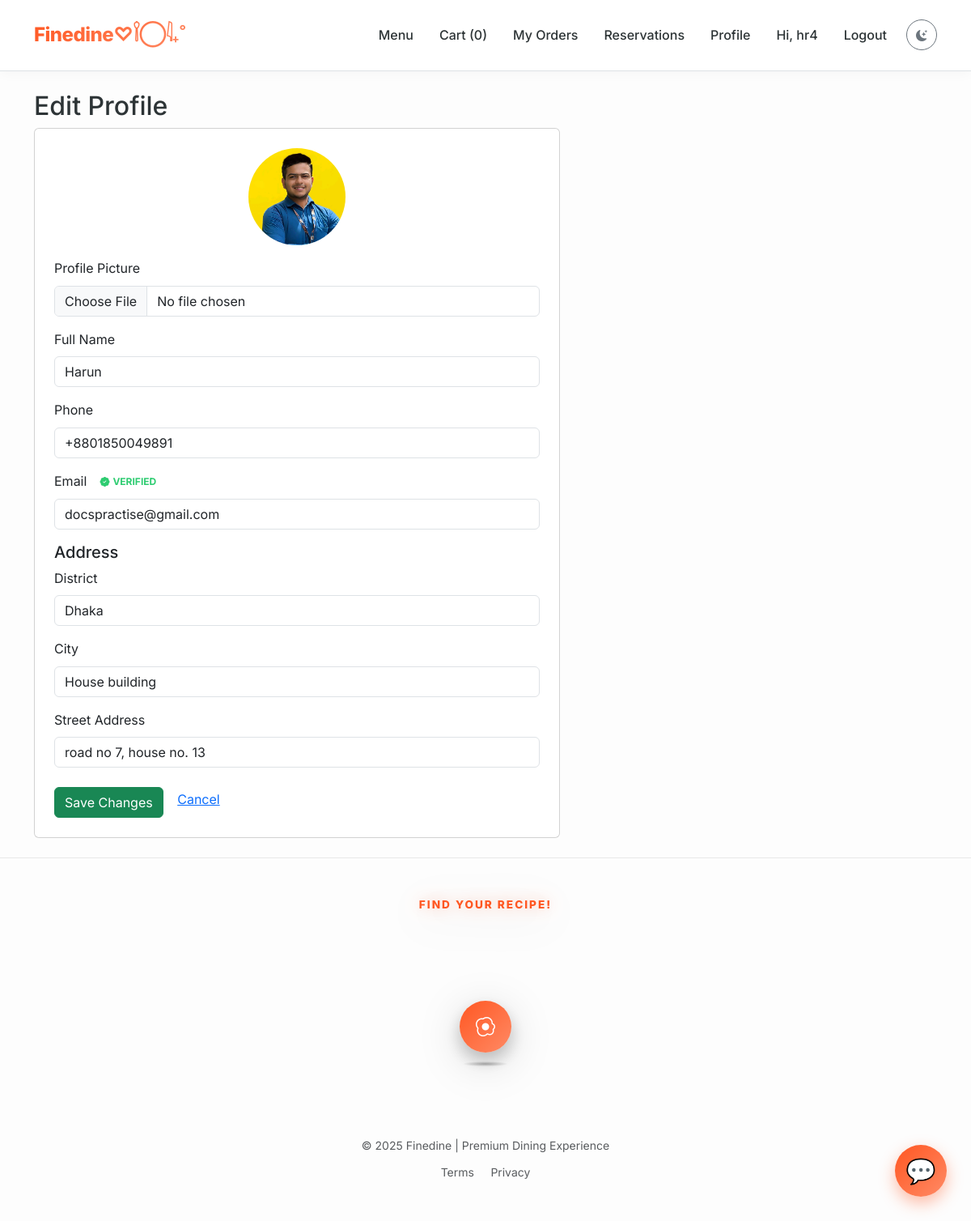
Page /profile/edit (signed in) on the committed database.
### app.py (models this page shows)
class User(db.Model):
    id = db.Column(db.Integer, primary_key=True)
    username = db.Column(db.String(120), unique=True, nullable=False)
    member_id = db.Column(db.String(20), unique=True) # Custom ID
    email = db.Column(db.String(200), unique=True)
    password = db.Column(db.String(255), nullable=False)
    full_name = db.Column(db.String(200))
    phone = db.Column(db.String(50))
    address_district = db.Column(db.String(100))
    address_city = db.Column(db.String(100))
    address_street = db.Column(db.String(200))
    profile_image = db.Column(db.String(200))  # image filename
    reset_token = db.Column(db.String(100), nullable=True)
    reset_token_expiry = db.Column(db.DateTime, nullable=True)
    is_admin = db.Column(db.Boolean, default=False)
    email_verified = db.Column(db.Boolean, default=False)
    email_verification_code = db.Column(db.String(10), nullable=True)
    created_at = db.Column(db.DateTime, default=datetime.utcnow)
    orders = db.relationship('Order', backref='user', lazy=True)
    reservations = db.relationship('Reservation', backref='user', lazy=True)

### app.py (the view, shortened to what this page needs)
@app.route('/profile/edit', methods=['GET', 'POST'])
def edit_profile():
    if 'user_id' not in session:
        return redirect(url_for('login'))
    user = User.query.get(session['user_id'])
    return render_template('edit_profile.html', user=user)

### app.py (called while the page is built)
@app.context_processor
def inject_global_data():
    cart = session.get('cart', {})
    count = sum(cart.values()) if isinstance(cart, dict) else 0
    all_items = MenuItem.query.all()
    best_item = None
    max_avg = 0
    for it in all_items:
        avg = it.get_average_rating()
        if avg > max_avg:
            max_avg = avg
            best_item = it
    return dict(cart_count=count, best_rated_item=best_item)

    def get_average_rating(self):
        if not self.ratings:
            return 0
        return round(sum(r.score for r in self.ratings) / len(self.ratings), 1)

### templates/edit_profile.html (shortened to what this page needs)
{% extends 'base.html' %}
{% block content %}
<h2>Edit Profile</h2>
<div class="card p-4 light-mode-card" style="max-width:650px;">
  <form method="post" enctype="multipart/form-data">
    <div class="text-center mb-3">
      <img
        src="{{ user.profile_image and url_for('static', filename='uploads/' ~ user.profile_image) or url_for('static', filename='img/placeholder.jpg') }}"
        class="rounded-circle" width="120" height="120" style="object-fit:cover;">
    </div>
    <div class="mb-3">
      <label class="form-label">Profile Picture</label>
      <input type="file" name="profile_image" class="form-control">
    </div>
    <div class="mb-3">
      <label class="form-label">Full Name</label>
      <input class="form-control" name="full_name" value="{{ user.full_name or '' }}" required>
    </div>
    <div class="mb-3">
      <label class="form-label">Phone</label>
      <input class="form-control" name="phone" value="{{ user.phone or '' }}" required>
    </div>
    <div class="mb-3">
      <label class="form-label d-flex align-items-center">
        Email
        {% if user.email_verified %}
        <span class="email-verify-badge badge-verified"><i class="bi bi-patch-check-fill"></i> Verified</span>
        {% else %}
        <span class="email-verify-badge badge-unverified"><i class="bi bi-exclamation-circle"></i> Unverified </span>
        {% endif %}
      </label>
      <div class="input-group">
        <input type="email" class="form-control" name="email" id="email-field" value="{{ user.email or '' }}" required>
      </div>
    </div>
    <h5>Address</h5>
    <div class="mb-3">
      <label class="form-label">District</label>
      <input class="form-control" name="district" value="{{ user.address_district or '' }}">
    </div>
    <div class="mb-3">
      <label class="form-label">City</label>
      <input class="form-control" name="city" value="{{ user.address_city or '' }}">
    </div>
    <div class="mb-3">
      <label class="form-label">Street Address</label>
      <input class="form-control" name="street" value="{{ user.address_street or '' }}">
    </div>
    <button class="btn btn-success mt-2">Save Changes</button>
    <a href="{{ url_for('profile') }}" class="btn btn-link">Cancel</a>
  </form>
</div>
{% endblock %}

### templates/base.html (shortened to what this page needs)
<!doctype html>
<html lang="en">
<head>
  <link href="https://cdn.jsdelivr.net/npm/bootstrap@5.3.2/dist/css/bootstrap.min.css" rel="stylesheet">
  <link rel="stylesheet" href="https://cdn.jsdelivr.net/npm/bootstrap-icons@1.11.1/font/bootstrap-icons.css">
  <link href="{{ url_for('static', filename='css/main.css') }}" rel="stylesheet">
</head>
<body class="d-flex flex-column min-vh-100">
  <nav class="navbar navbar-expand-lg navbar-light bg-white border-bottom sticky-top">
    <div class="container">
      <a class="navbar-brand nav-brand" href="{{ url_for('index') }}">Finedine♡𓌉◯𓇋₊˚</a>
      <div class="collapse navbar-collapse" id="navCollapse">
        <ul class="navbar-nav ms-auto align-items-center">
          <li class="nav-item"><a class="nav-link" href="{{ url_for('menu') }}">Menu</a></li>
          <li class="nav-item">
            <a class="nav-link" href="{{ url_for('cart') }}">
              Cart (<span id="cart-count">{{ cart_count }}</span>)
            </a>
          </li>
          {% if session.get('username') %}
          <li class="nav-item"><a class="nav-link" href="{{ url_for('orders') }}">My Orders</a></li>
          <li class="nav-item"><a class="nav-link" href="{{ url_for('reservations') }}">Reservations</a></li>
          <li class="nav-item"><a class="nav-link" href="{{ url_for('profile') }}">Profile</a></li>
          <li class="nav-item"><span class="nav-link disabled">Hi, {{ session.get('username') }}</span></li>
          <li class="nav-item"><a class="nav-link" href="{{ url_for('logout') }}">Logout</a></li>
          {% else %}
          <li class="nav-item"><a class="nav-link" href="{{ url_for('login') }}">Login</a></li>
          <li class="nav-item"><a class="nav-link" href="{{ url_for('register') }}">Register</a></li>
          {% endif %}
          <li class="nav-item ms-2">
            <button id="theme-toggle" class="btn btn-sm btn-outline-secondary rounded-circle"
              style="width: 38px; height: 38px; padding: 0;">
              <i class="bi bi-moon-stars-fill"></i>
            </button>
          </li>
        </ul>
      </div>
    </div>
  </nav>
  <main class="container my-4">
    {% block content %}{% endblock %}
  </main>
  <footer class="site-footer mt-auto py-5">
    <div class="container text-center">
      <div class="secret-dish-wrap mb-4">
        <div class="track-container mx-auto" id="footer-tracker">
          <div class="track-ui">
            <div class="track-ui__text text-disabled">
              <div class="track-ui__text-title">Find your Recipe!</div>
            </div>
            <div class="track-ui__char" id="dish-char">
              <div class="track-ui__char-shadow"></div>
              <label class="track-ui__char-ball" for="spell-switch">
                <i class="bi bi-egg-fried text-white"
                  style="font-size: 1.5rem; display: flex; align-items: center; justify-content: center; height: 100%;"></i>
              </label>
            </div>
          </div>
        </div>
      </div>
      <small class="text-muted d-block mb-2">© 2025 Finedine | Premium Dining Experience</small>
      <div class="footer-links">
        <a href="#" class="text-muted mx-2 small text-decoration-none">Terms</a>
        <a href="#" class="text-muted mx-2 small text-decoration-none">Privacy</a>
      </div>
    </div>
  </footer>
  <div id="chatbot-btn">💬</div>
</body>
</html>

### rows in the picture
User: get "hr4", profile_image (picture), full_name "Harun", phone "+8801850049891", email "docspractise@gmail.com", district "Dhaka", city "House building", street "road no 7, house no. 13"

### other values in the picture
{{ cart_count }} "0"
